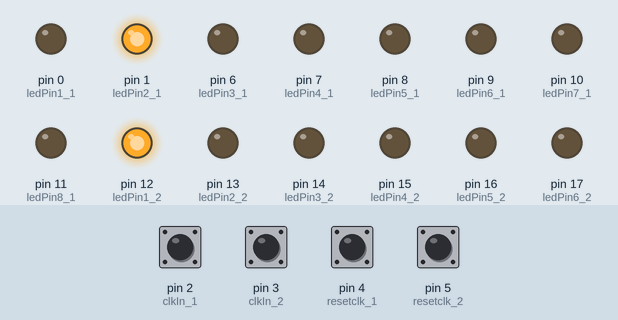
Recording of a sketch running on a simulated Arduino Nano, built with avr-gcc and run on an emulated ATmega328P. Parts: output pins drawn as LEDs (lit = HIGH). Inputs (shaded band) come from the test bench; at power-on: pin 2 (clkIn_1), pin 3 (clkIn_2), pin 4 (resetclk_1), pin 5 (resetclk_2) HIGH.

Above: at 1.2 s.
1.3 s: pin 2 (clkIn_1) pulsed LOW 5 times (0.12 s each, 0.3 s apart)
At 3.5 s:
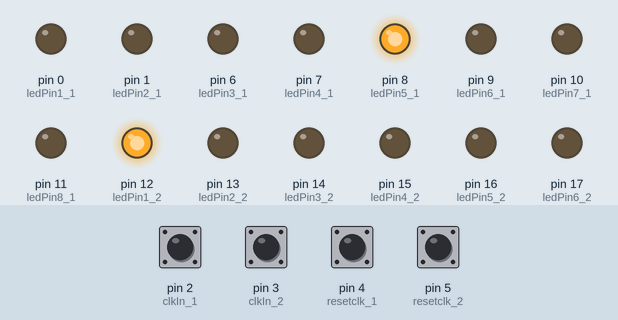
4.3 s: pin 2 (clkIn_1) pulled LOW for 0.15 s
At 4.8 s:
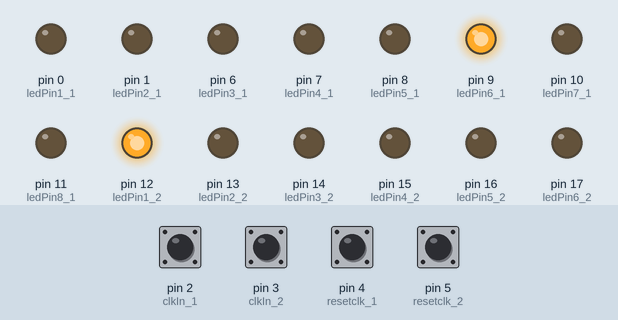
5.9 s: pin 2 (clkIn_1) pulled LOW for 1 s
At 7.3 s:
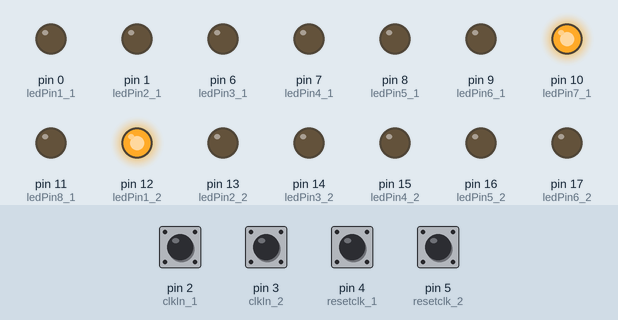
8.4 s: pin 2 (clkIn_1) pulled LOW for 0.15 s
At 9.1 s:
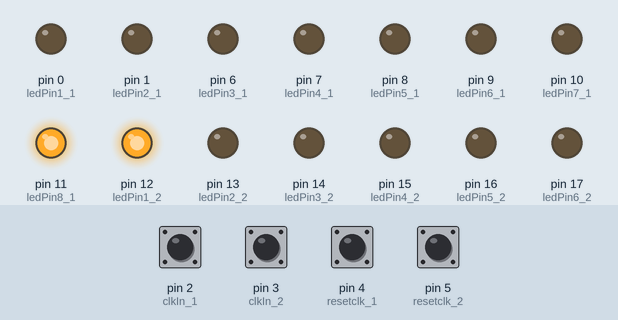
10.0 s: pin 3 (clkIn_2) pulsed LOW 2 times (0.12 s each, 0.3 s apart)
At 11.7 s:
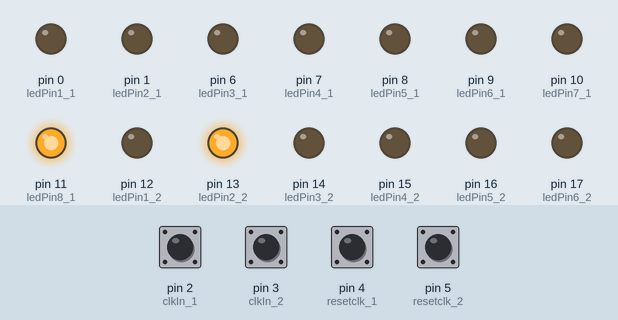
12.1 s: pin 3 (clkIn_2) pulled LOW for 0.15 s
At 13.1 s:
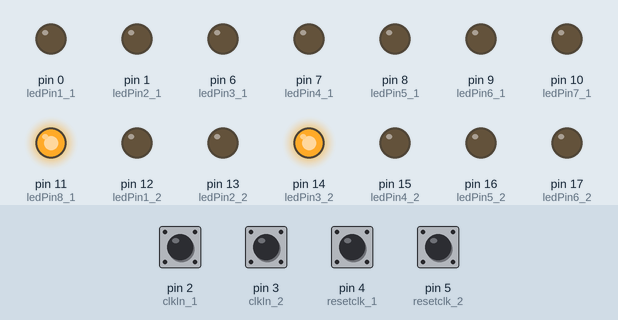
Timing chart, 0 to 14.7 s (numbered marks = the images above; inputs shaded):
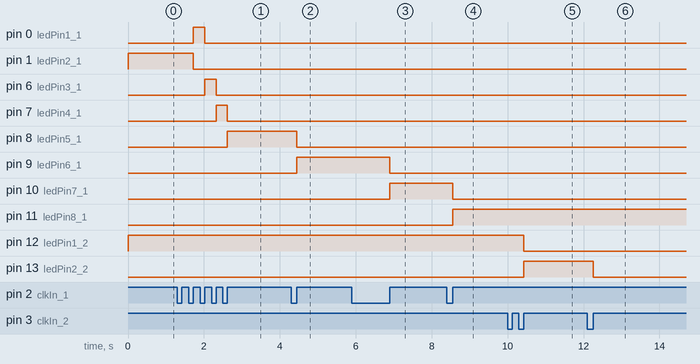

Measured:
- after the input at 1.3 s, pin 0 (ledPin1_1): LOW → HIGH after 0.42 s, → LOW 0.30 s later; pin 1 (ledPin2_1): HIGH → LOW after 0.42 s; pin 6 (ledPin3_1): LOW → HIGH after 0.72 s, → LOW 0.30 s later; pin 7 (ledPin4_1): LOW → HIGH after 1.0 s, → LOW 0.30 s later; pin 8 (ledPin5_1): LOW → HIGH after 1.3 s
- after the input at 4.3 s, pin 8 (ledPin5_1): HIGH → LOW after 0.15 s; pin 9 (ledPin6_1): LOW → HIGH after 0.15 s
- after the input at 5.9 s, pin 9 (ledPin6_1): HIGH → LOW after 1.0 s; pin 10 (ledPin7_1): LOW → HIGH after 1.0 s
- after the input at 8.4 s, pin 10 (ledPin7_1): HIGH → LOW after 0.15 s; pin 11 (ledPin8_1): LOW → HIGH after 0.15 s
- after the input at 10.0 s, pin 12 (ledPin1_2): HIGH → LOW after 0.42 s; pin 13 (ledPin2_2): LOW → HIGH after 0.42 s
- after the input at 12.1 s, pin 13 (ledPin2_2): HIGH → LOW after 0.15 s; pin 14 (ledPin3_2): LOW → HIGH after 0.15 s

The sketch:

Trigger_Sequencer_build_tested.ino
```cpp
//The purpose is to just use one arduino nano
//Have 2 independent clocks and 2 independent Resets using 2 of the interrupts (4 ports in total)
//Have 8 Led outs for each Sequencer = 16 Leds (16 ports)
//Drive those 16 leds from Octalb bus drivers powered by the 5v from Arduino
//That is a total of 20 ports.

//////////////////////////

//Sequencer 1

//led 1 d0
//Led 2 d1
//led 3 d6
//Led 4 d7
//led 5 d8
//Led 6 d9
//led 7 d10
//Led 8 d11

//CLock on D2 (interrupt)
//Reset on D4

//////////////////////////

//Sequencer 2

//led 1 d12
//Led 2 d13
//led 3 d14
//Led 4 d15
//led 5 d16
//Led 6 d17
//led 7 d18
//Led 8 d19

//CLock on D3 (interrupt)
//Reset on D5

/////////SEQUENCER 1 ////////////////////////////

const int clkIn_1 = 2;   // the digital (clock) input
const int resetclk_1 = 4; //reset the sequencer

byte clock_current_1;
byte clock_previous_1;

byte reset_current_1;
byte reset_previous_1;

byte clock_count_1;


const int ledPin1_1 = 0;  //First 4 leds
const int ledPin2_1 = 1;
const int ledPin3_1 = 6;
const int ledPin4_1 = 7;

const int ledPin5_1 = 8; // Second 4 leds
const int ledPin6_1 = 9;
const int ledPin7_1 = 10;
const int ledPin8_1 = 11;

/////////SEQUENCER 2 ////////////////////////////

const int clkIn_2 = 3;   // the digital (clock) input
const int resetclk_2 = 5; //reset the sequencer

byte clock_current_2;
byte clock_previous_2;

byte reset_current_2;
byte reset_previous_2;

byte clock_count_2;


const int ledPin1_2 = 12;  //First 4 leds
const int ledPin2_2 = 13;
const int ledPin3_2 = 14;
const int ledPin4_2 = 15;

const int ledPin5_2 = 16; // Second 4 leds
const int ledPin6_2 = 17;
const int ledPin7_2 = 18;
const int ledPin8_2 = 19;


void setup() {


  //Start Serial for tracking
  //Serial.begin(9600);

  pinMode (ledPin1_1, OUTPUT);
  pinMode (ledPin2_1, OUTPUT);
  pinMode (ledPin3_1, OUTPUT);
  pinMode (ledPin4_1, OUTPUT);
  pinMode (ledPin5_1, OUTPUT);
  pinMode (ledPin6_1, OUTPUT);
  pinMode (ledPin7_1, OUTPUT);
  pinMode (ledPin8_1, OUTPUT);
  pinMode(clkIn_1, INPUT);
  pinMode(resetclk_1, INPUT_PULLUP);

  pinMode (ledPin1_2, OUTPUT);
  pinMode (ledPin2_2, OUTPUT);
  pinMode (ledPin3_2, OUTPUT);
  pinMode (ledPin4_2, OUTPUT);
  pinMode (ledPin5_2, OUTPUT);
  pinMode (ledPin6_2, OUTPUT);
  pinMode (ledPin7_2, OUTPUT);
  pinMode (ledPin8_2, OUTPUT);
  pinMode(clkIn_2, INPUT);
  pinMode(resetclk_2, INPUT_PULLUP);


}

void loop() {
  sequencer1();
  sequencer2();

}


void sequencer1()
{
  clock_current_1 = digitalRead(clkIn_1);

  if (clock_current_1 != clock_previous_1) {
    clock_previous_1 = clock_current_1;

    if (clock_current_1 == 1) {

      //Had to do this workaround since the first step of the sequencer is 1 not 0

      digitalWrite(0, LOW);
      digitalWrite(clock_count_1 - 1, HIGH);
      digitalWrite(1, LOW);
      digitalWrite(clock_count_1 + 1, HIGH);


//The rest of the sequence

      for (int i = 6; i < 12; i ++) {
        digitalWrite(i, LOW);
        digitalWrite(clock_count_1 + 4, HIGH);
      }

      clock_count_1 ++;
      if (clock_count_1 > 7) {
        clock_count_1 = 0;
      }
    }
  }
  reset_current_1 = digitalRead(resetclk_1);

  if (reset_current_1 != reset_previous_1) {
    reset_previous_1 = reset_current_1;

    if (reset_current_1 == 1) {
      clock_count_1 = 0;
    }
  }
}


/////////////////////////
void sequencer2()
{

  clock_current_2 = digitalRead(clkIn_2);

  if (clock_current_2 != clock_previous_2) {
    clock_previous_2 = clock_current_2;

    if (clock_current_2 == 1) {

      for (int i = 12; i < 20; i ++) {
        digitalWrite(i, LOW);
        digitalWrite(clock_count_2 + 12, HIGH);
      }

      clock_count_2 ++;
      if (clock_count_2 > 7) {
        clock_count_2 = 0;
      }
    }
  }
  reset_current_2 = digitalRead(resetclk_2);

  if (reset_current_2 != reset_previous_2) {
    reset_previous_2 = reset_current_2;

    if (reset_current_2 == 1) {
      clock_count_2 = 0;
    }
  }
}

void isr_1()
{
  clock_current_1 = HIGH;
}
/////////////////////////


void isr_2()
{
  clock_current_2 = HIGH;
}
```
